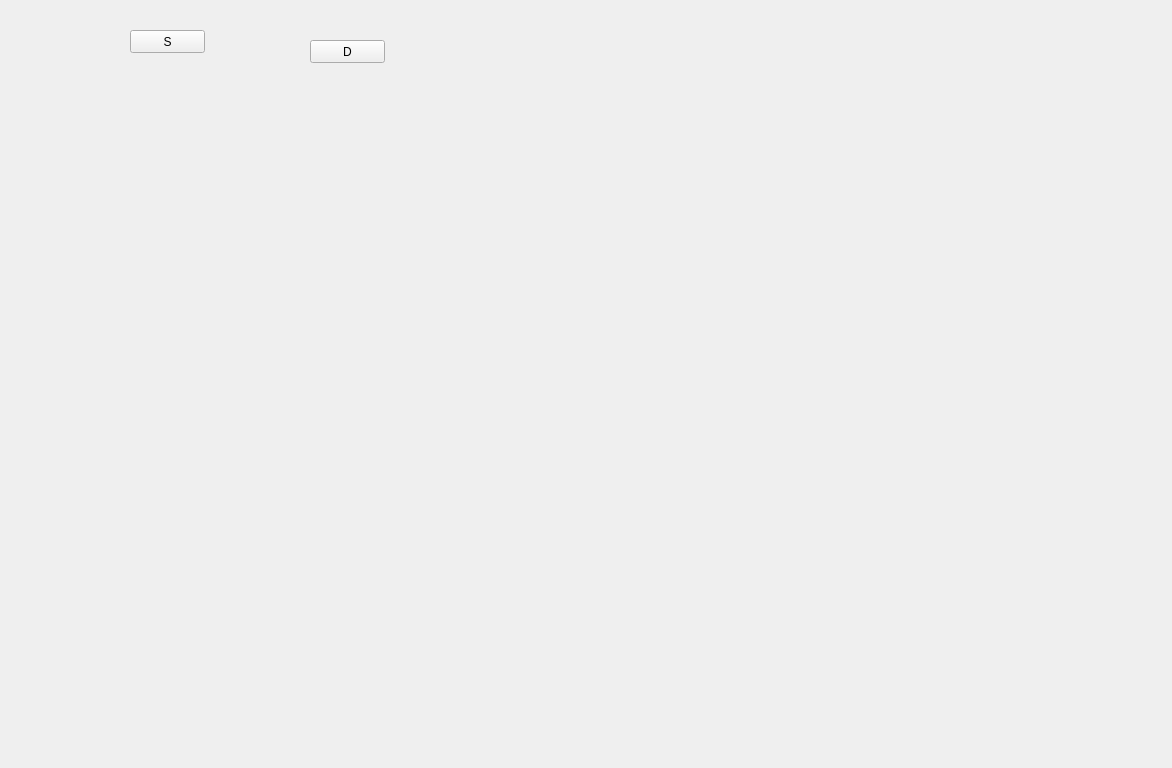
<?xml version="1.0" encoding="UTF-8"?>
<ui version="4.0">
 <class>MainWindow</class>
 <widget class="QMainWindow" name="MainWindow">
  <property name="geometry">
   <rect>
    <x>0</x>
    <y>0</y>
    <width>1172</width>
    <height>768</height>
   </rect>
  </property>
  <property name="windowTitle">
   <string>MainWindow</string>
  </property>
  <widget class="QWidget" name="centralWidget">
   <widget class="QStackedWidget" name="stackedWidget">
    <property name="geometry">
     <rect>
      <x>20</x>
      <y>100</y>
      <width>1121</width>
      <height>641</height>
     </rect>
    </property>
   </widget>
   <widget class="QPushButton" name="pushButton">
    <property name="geometry">
     <rect>
      <x>130</x>
      <y>30</y>
      <width>75</width>
      <height>23</height>
     </rect>
    </property>
    <property name="text">
     <string>S</string>
    </property>
   </widget>
   <widget class="QPushButton" name="pushButton_2">
    <property name="geometry">
     <rect>
      <x>310</x>
      <y>40</y>
      <width>75</width>
      <height>23</height>
     </rect>
    </property>
    <property name="text">
     <string>D</string>
    </property>
   </widget>
  </widget>
 </widget>
 <layoutdefault spacing="6" margin="11"/>
 <resources/>
 <connections/>
</ui>
